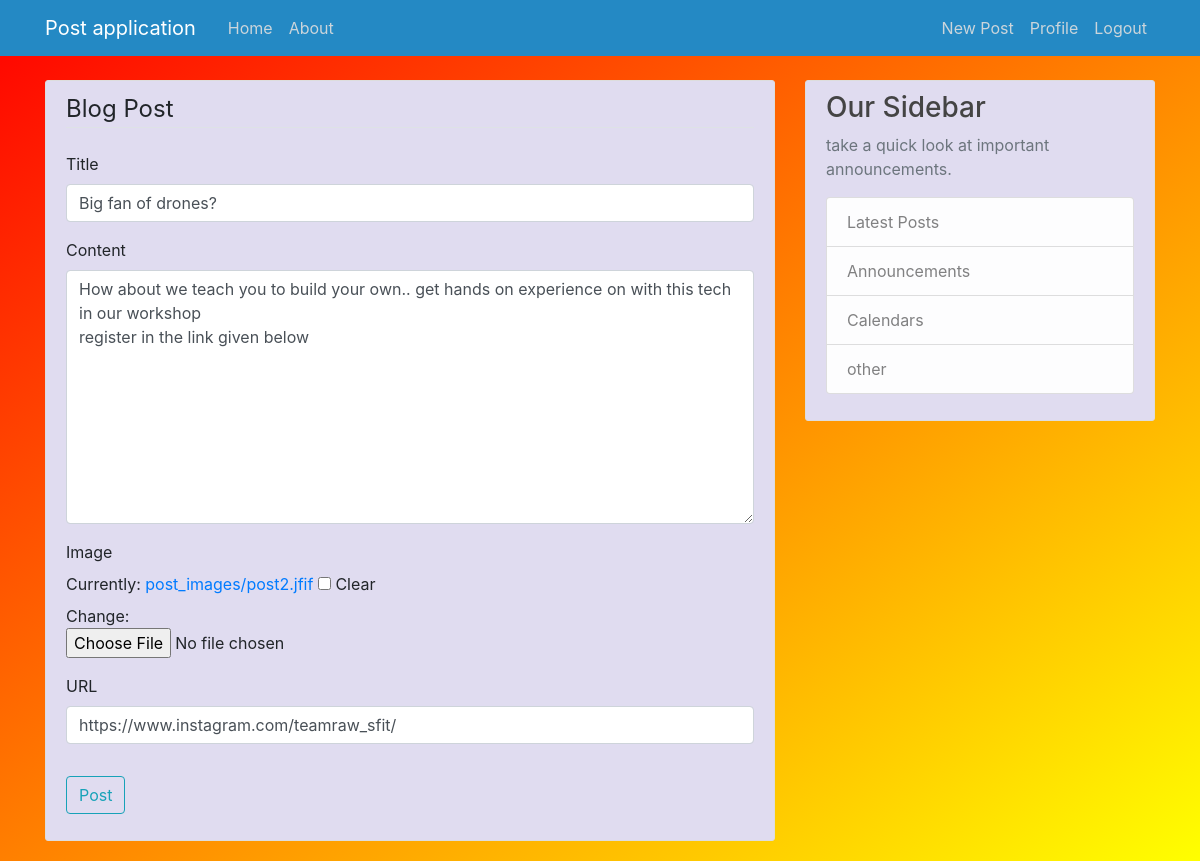
The app's page /post/12/update/ (signed in) with its own data.
### blog/models.py (models this page shows, shortened)
class Post(models.Model):
    title = models.CharField(max_length=100,blank=True)
    content = models.TextField(blank=True)
    image = models.ImageField(upload_to = 'post_images', blank = True)
    URL = models.URLField(max_length=200,blank= True)
    date_posted = models.DateTimeField(default=timezone.now)
    author = models.ForeignKey(User, on_delete=models.CASCADE)

### blog/views.py (the view, shortened to what this page needs)
# urls.py: path('post/<int:pk>/update/', PostUpdateView.as_view(), name='post-update'),
class PostUpdateView(LoginRequiredMixin, UserPassesTestMixin, UpdateView):
    model = Post
    fields = ['title', 'content','image','URL']
    def test_func(self):
        post = self.get_object()
        if self.request.user == post.author:
            return True
        return False

### blog/templates/blog/post_form.html (shortened to what this page needs)
{% extends "blog/base.html" %}
{% load crispy_forms_tags %}
{% block content %}
    <div class="content-section">
        <form method="POST" enctype="multipart/form-data">
            <fieldset class="form-group">
                <legend class="border-bottom mb-4">Blog Post</legend>
                {{ form|crispy }}
            </fieldset>
            <div class="form-group">
                <button class="btn btn-outline-info" type="submit">Post</button>
            </div>
        </form>
    </div>
{% endblock content %}

### blog/static/blog/main.css (style rules this page uses)
body { height: 100%; background-color: red; background-image: linear-gradient(to bottom right, red, yellow); margin-top: 5rem; }
.content-section { background: rgb(224, 220, 240); padding: 10px 20px; border: 1px solid #dddddd; border-radius: 3px; margin-bottom: 20px; }

### records on screen
Post: title "Big fan of drones?", content "How about we teach you to build your own.. get hands on experience on with this tech in our workshop register in the link given below", URL "https://www.instagram.com/teamraw_sfit/"
